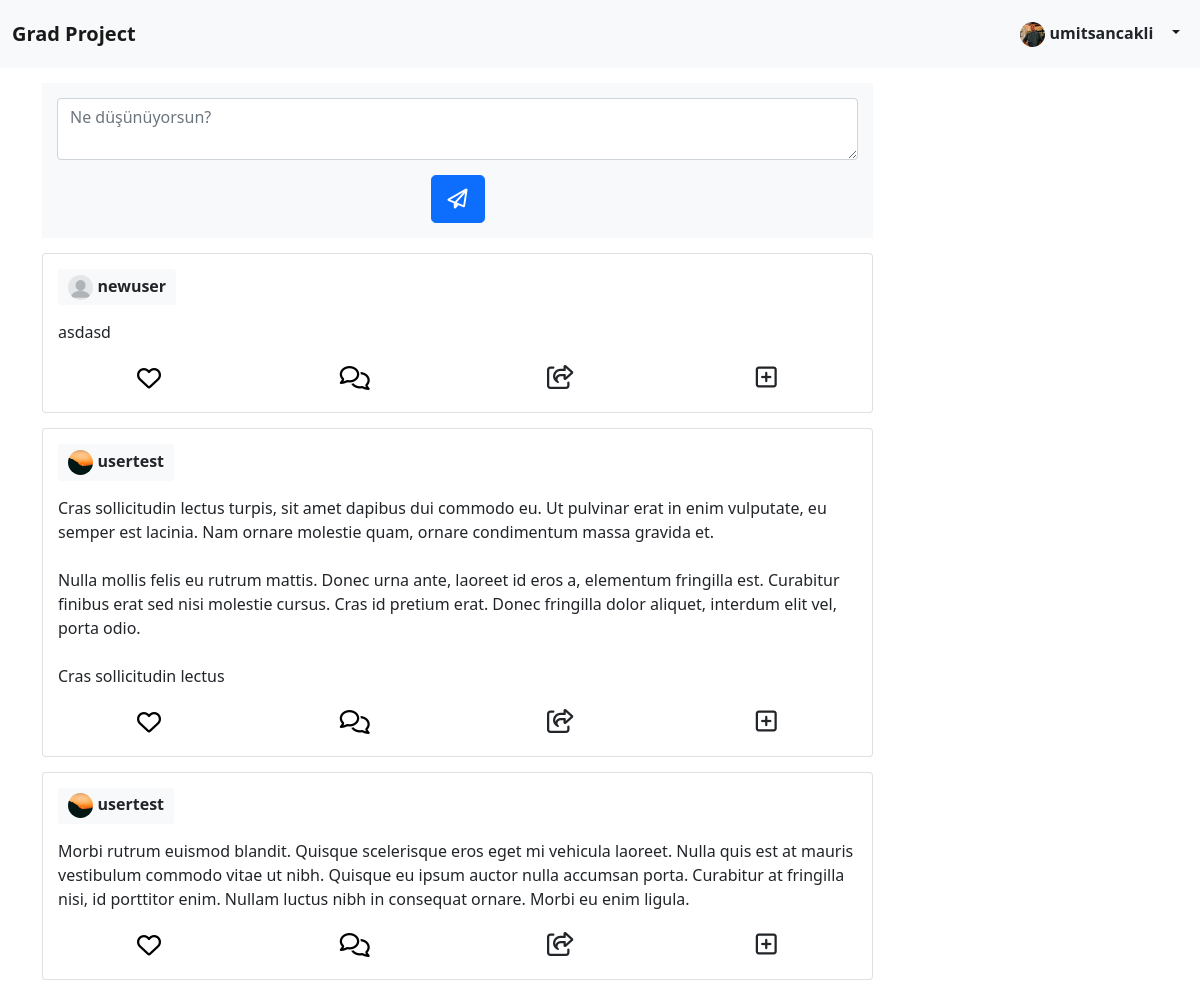
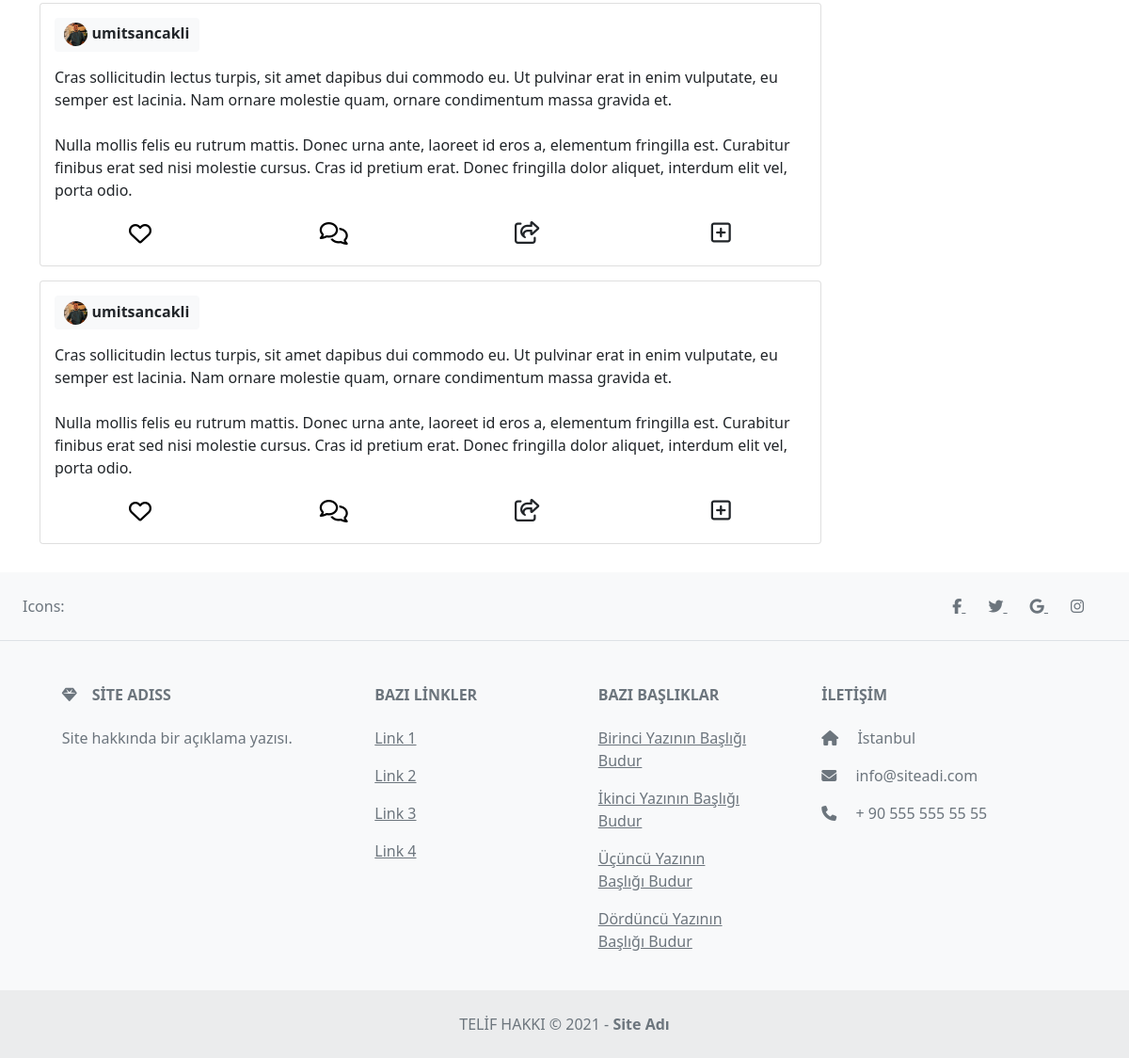
/anasayfa (signed in), run on the app's committed database (2 pictures, top to bottom).
### tables this page shows
CREATE TABLE `users` (
  `id` int(11) NOT NULL,
  `username` varchar(16) NOT NULL,
  `email` varchar(90) NOT NULL,
  `password` varchar(256) NOT NULL,
  `created_at` datetime NOT NULL DEFAULT current_timestamp(),
  `profile_photo` varchar(64) NOT NULL DEFAULT 'profile_default.png',
  `biography` varchar(180) NOT NULL DEFAULT ''
);

CREATE TABLE `contents` (
  `id` int(11) NOT NULL,
  `publisher_id` int(11) NOT NULL,
  `content_detail` varchar(450) NOT NULL,
  `content_time` datetime NOT NULL DEFAULT current_timestamp()
);

### index.php (the view, shortened to what this page needs)
<?php
require_once("includes/header.php");
$queryLastContents = $pdo->prepare("SELECT * FROM contents ORDER BY id DESC");
$queryLastContents->execute();
?>
<div class="container">
    <div class="row">
        <div class="col-md-9 col-sm-12">
            <section class="padding-15 content-share margin-top-15">
                <form action="/<?php echo $projectName; ?>/includes/content-operations.php" method="post">
                    <textarea
                        placeholder="Ne düşünüyorsun?"
                        class="form-control"
                        name="content_detail"
                        rows="2"
                        maxlength="450"
                    ></textarea>
                    <section class="text-center margin-top-15">
                        <button type="submit" name="create_content" class="btn btn-primary btn-lg">
                            <i class="far fa-paper-plane"></i>
                        </button>
                    </section>
                </form>
            </section>
            <main>
                <section>
                <?php while($getLastContents = $queryLastContents->fetch(PDO::FETCH_ASSOC)) { ?>
                    <?php
                    $publisherID = $getLastContents['publisher_id'];
                    $queryName = $pdo->prepare("SELECT * FROM users WHERE id = $publisherID");
                    $queryName->execute();
                    $getterName = $queryName->fetch(PDO::FETCH_ASSOC);
                    ?>
                    <section class="margin-top-15 card padding-15">
                        <section>
                            <a href="/<?php echo $projectName; ?>/user/<?php echo $getterName['username']; ?>" class="my-links">
                                <span class="badge bg-light text-dark font-16">
                                    <img
                                        style="border-radius: 100%;"
                                        src="/<?php echo $projectName; ?>/assets/img/profile_photos/<?php echo $getterName["profile_photo"]; ?>"
                                        width="25px" height="25px" />
                                    <?php echo $getterName["username"]; ?>
                                </span>
                            </a>
                            <section class="margin-top-15">
                                <?php echo nl2br($getLastContents['content_detail']); ?>
                            </section>
                            <form action="/<?php echo $projectName; ?>/includes/content-operations.php" method="post">
                                <section class="margin-top-15 row text-center content-icons">
                                    <?php
                                        $likedContent = $getLastContents['id'];
                                        $queryLikesName = $pdo->prepare(
                                            "SELECT * FROM liked_contents
                                            WHERE liked_content = $likedContent
                                            AND who_liked = $loggedUserID
                                        ");
                                        $queryLikesName->execute();
                                    ?>
                                    <div class="col-3">
                                        <?php if ($queryLikesName->rowCount() == 1) { ?>
                                        <button type="submit" name="dislike_content" class="content-button">
                                            <i class="fas fa-heart"></i>
                                        </button>
                                        <?php } else { ?>
                                        <button type="submit" name="like_content" class="content-button">
                                            <i class="far fa-heart"></i>
                                        </button>
                                        <?php } ?>
                                    </div>
                                    <div class="col-3">
                                        <button
                                            type="button"
                                            name="like_content"
                                            class="content-button"
                                            data-bs-toggle="modal"
                                            data-bs-target="#sendComment<?php echo $getLastContents['id']; ?>"
                                        >
                                            <i class="far fa-comments"></i>
                                        </button>
                                    </div>
                                    <div class="col-3">
                                        <i class="far fa-share-square"></i>
                                    </div>
                                    <div class="col-3">
                                        <i class="far fa-plus-square"></i>
                                    </div>
                                </section>
                            </form>
                        </section>
                    </section>
                <?php } ?>
                </section>
            </main>
        </div>
        <div class="col-md-3 col-sm-12">
        </div>
    </div>
</div>
<?php require_once("includes/footer.php"); ?>

### includes/header.php (shortened to what this page needs)
<?php
$projectName = "grad-project";
require_once("config.php");
if (isset($_SESSION["loggedin"]) && $_SESSION["loggedin"] === true) {
    $loggedUserID = $_SESSION["id"];
    $queryUserInfo = $pdo->prepare("SELECT * FROM users WHERE id = $loggedUserID");
    $queryUserInfo->execute();
    $getUserInfo = $queryUserInfo->fetch(PDO::FETCH_ASSOC);
}
?>
<!DOCTYPE html>
<html lang="tr">
<head>
    <link href="https://cdn.jsdelivr.net/npm/bootstrap@5.0.2/dist/css/bootstrap.min.css" rel="stylesheet" />
    <link href="/<?php echo $projectName; ?>/assets/css/layout.css" rel="stylesheet" />
    <link href="/<?php echo $projectName; ?>/assets/css/fonts.css" rel="stylesheet" />
    <link href="/<?php echo $projectName; ?>/assets/css/colors.css" rel="stylesheet" />
    <link href="/<?php echo $projectName; ?>/assets/css/images.css" rel="stylesheet" />
</head>
<body>
    <header>
        <nav class="navbar navbar-expand-lg navbar-light bg-light">
            <div class="container-fluid">
                <a class="navbar-brand" href="/<?php echo $projectName; ?>/anasayfa"><b>Grad Project</b></a>
                <div class="collapse navbar-collapse" id="navbarToggler">
                    <ul class="navbar-nav ms-auto">
                    <?php if (isset($_SESSION["loggedin"]) && $_SESSION["loggedin"] === true) { ?>
                        <li class="nav-item dropdown">
                            <a class="nav-link active dropdown-toggle" href="#" id="navbarDarkDropdownMenuLink" role="button" data-bs-toggle="dropdown" aria-expanded="false">
                                <span class="badge bg-light text-dark font-16">
                                    <img
                                        style="border-radius: 100%;"
                                        src="/<?php echo $projectName; ?>/assets/img/profile_photos/<?php echo $getUserInfo["profile_photo"]; ?>"
                                        width="25px" height="25px" />
                                    <?php echo $getUserInfo["username"]; ?>
                                </span>
                            </a>
                        </li>
                    <?php } ?>
                    </ul>
                </div>
            </div>
        </nav>
    </header>

### includes/footer.php
<footer class="text-center text-lg-start bg-light text-muted margin-top-30">
  <section
    class="d-flex justify-content-center justify-content-lg-between p-4 border-bottom"
  >
    <div class="me-5 d-none d-lg-block">
      <span>Icons:</span>
    </div>
    <div>
      <a href="" class="me-4 text-reset">
        <i class="fab fa-facebook-f"></i>
      </a>
      <a href="" class="me-4 text-reset">
        <i class="fab fa-twitter"></i>
      </a>
      <a href="" class="me-4 text-reset">
        <i class="fab fa-google"></i>
      </a>
      <a href="" class="me-4 text-reset">
        <i class="fab fa-instagram"></i>
      </a>
    </div>
  </section>
  <section class="">
    <div class="container text-center text-md-start mt-5">
      <div class="row mt-3">
        <div class="col-md-3 col-lg-4 col-xl-3 mx-auto mb-4">
          <h6 class="text-uppercase fw-bold mb-4">
            <i class="fas fa-gem me-3"></i>Site Adıß
          </h6>
          <p>Site hakkında bir açıklama yazısı.</p>
        </div>
        <div class="col-md-2 col-lg-2 col-xl-2 mx-auto mb-4">
          <h6 class="text-uppercase fw-bold mb-4">
            Bazı Linkler
          </h6>
          <p>
            <a href="#!" class="text-reset">Link 1</a>
          </p>
          <p>
            <a href="#!" class="text-reset">Link 2</a>
          </p>
          <p>
            <a href="#!" class="text-reset">Link 3</a>
          </p>
          <p>
            <a href="#!" class="text-reset">Link 4</a>
          </p>
        </div>
        <div class="col-md-3 col-lg-2 col-xl-2 mx-auto mb-4">
          <h6 class="text-uppercase fw-bold mb-4">
            Bazı Başlıklar
          </h6>
          <p>
            <a href="#!" class="text-reset">Birinci Yazının Başlığı Budur</a>
          </p>
          <p>
            <a href="#!" class="text-reset">İkinci Yazının Başlığı Budur</a>
          </p>
          <p>
            <a href="#!" class="text-reset">Üçüncü Yazının Başlığı Budur</a>
          </p>
          <p>
            <a href="#!" class="text-reset">Dördüncü Yazının Başlığı Budur</a>
          </p>
        </div>
        <div class="col-md-4 col-lg-3 col-xl-3 mx-auto mb-md-0 mb-4">
          <h6 class="text-uppercase fw-bold mb-4">
            İletişim
          </h6>
          <p><i class="fas fa-home me-3"></i> İstanbul</p>
          <p>
            <i class="fas fa-envelope me-3"></i>
            info@siteadi.com
          </p>
          <p><i class="fas fa-phone me-3"></i> + 90 555 555 55 55</p>
        </div>
      </div>
    </div>
  </section>
  <div class="text-center p-4" style="background-color: rgba(0, 0, 0, 0.05);">
    TELİF HAKKI © 2021 - <span class="text-reset fw-bold">Site Adı</span>
  </div>
</footer>
</body>
</html>

### assets/css/layout.css (style rules this page uses)
body, html { height: 100%; max-width: 100%; overflow-x: hidden; }
.margin-top-15 { margin-top: 15px; }
.margin-top-30 { margin-top: 30px; }
.padding-15 { padding: 15px; }

### assets/css/colors.css (style rules this page uses)
.my-links { text-decoration: none; color: black; }
.content-share { background-color: #F8F9FA; }
.content-button { background: none; border: none; }

### data on the page
users: profile_photo (picture), username "umitsancakli"
contents: users.profile_photo (placeholder picture), users.username "newuser", content_detail "asdasd"
contents: users.profile_photo (picture), users.username "usertest", content_detail "Cras sollicitudin lectus turpis, sit amet dapibus dui commodo eu. Ut pulvinar erat in enim vulputate, eu semper est lacinia. Nam ornare molestie quam, ornare condimentum massa gravida et. Nulla mollis felis eu rutrum mattis. Donec urna ante, laoreet id eros a, elementum fringilla est. Curabitur finibus erat sed nisi molestie cursus. Cras id pretium erat. Donec fringilla dolor aliquet, interdum elit vel, porta odio. Cras sollicitudin lectus"
contents: users.profile_photo (picture), users.username "usertest", content_detail "Morbi rutrum euismod blandit. Quisque scelerisque eros eget mi vehicula laoreet. Nulla quis est at mauris vestibulum commodo vitae ut nibh. Quisque eu ipsum auctor nulla accumsan porta. Curabitur at fringilla nisi, id porttitor enim. Nullam luctus nibh in consequat ornare. Morbi eu enim ligula."
contents: users.profile_photo (picture), users.username "umitsancakli", content_detail "Cras sollicitudin lectus turpis, sit amet dapibus dui commodo eu. Ut pulvinar erat in enim vulputate, eu semper est lacinia. Nam ornare molestie quam, ornare condimentum massa gravida et. Nulla mollis felis eu rutrum mattis. Donec urna ante, laoreet id eros a, elementum fringilla est. Curabitur finibus erat sed nisi molestie cursus. Cras id pretium erat. Donec fringilla dolor aliquet, interdum elit vel, porta odio."
contents: users.profile_photo (picture), users.username "umitsancakli", content_detail "Cras sollicitudin lectus turpis, sit amet dapibus dui commodo eu. Ut pulvinar erat in enim vulputate, eu semper est lacinia. Nam ornare molestie quam, ornare condimentum massa gravida et. Nulla mollis felis eu rutrum mattis. Donec urna ante, laoreet id eros a, elementum fringilla est. Curabitur finibus erat sed nisi molestie cursus. Cras id pretium erat. Donec fringilla dolor aliquet, interdum elit vel, porta odio."
